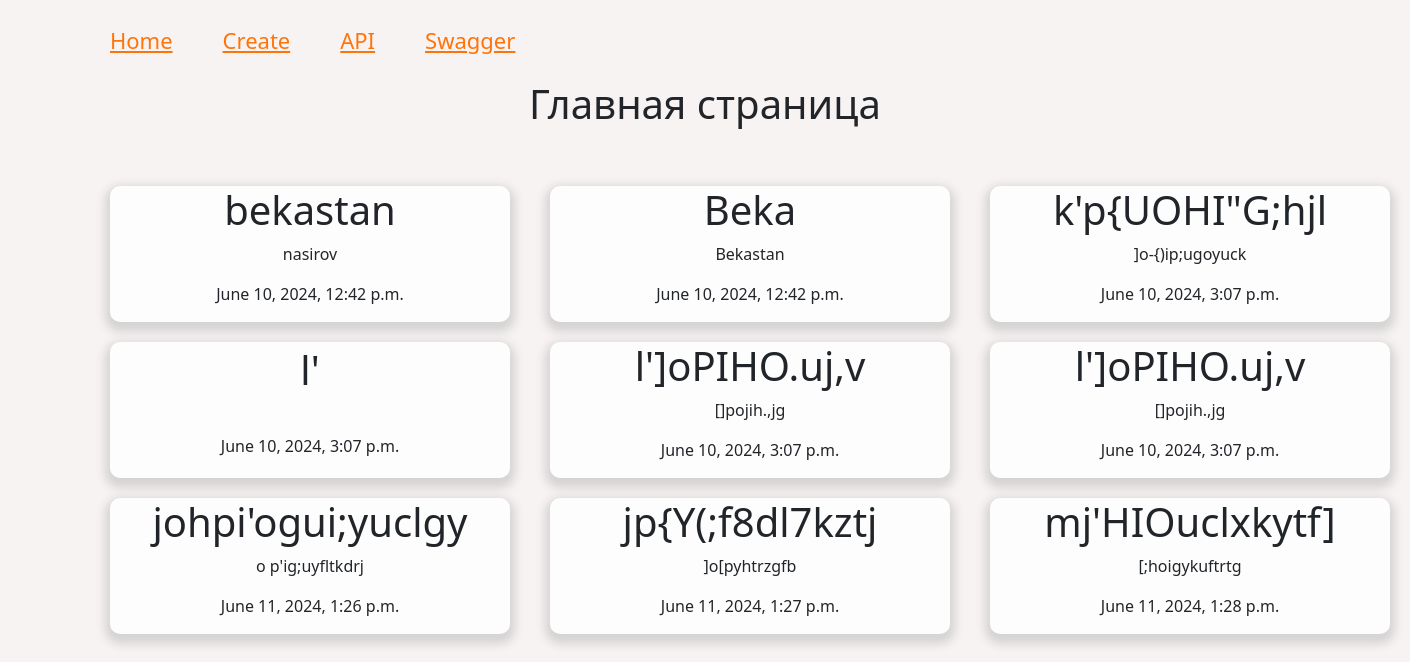
The page / on the database its author committed.
### database/models.py (models this page shows, shortened)
class Person(models.Model):
    title = models.CharField("Название", max_length=50)
    content = models.TextField(blank=True)
    time_create =  models.DateTimeField(auto_now_add=True)
    time_update =  models.DateTimeField(auto_now=True)
    is_published = models.BooleanField(default=True)
    cat = models.ForeignKey('Category', on_delete=models.PROTECT, null=True)
    user = models.ForeignKey(User, verbose_name='Пользователь', on_delete=models.CASCADE)

### database/views.py (the view)
# urls.py: path('', home, name='home'),
def home(request):
    people = Person.objects.all()
    return render(request, 'main/home.html', {'people': people})

### database/templates/main/home.html (shortened to what this page needs)
{% extends "main/base.html" %}
{% block content %}
    <h1 class='title'>Главная страница</h1>
    <main>
    {% for person in people %}
            <div class="content">
                <h1>{{ person.title }}</h1>
                <p>{{ person.content }}</p>
                <p>{{ person.time_create }}</p>
            </div>
    {% endfor %}
</main>
{% endblock %}

### database/templates/main/base.html (shortened to what this page needs)
{% load static %}
<!DOCTYPE html>
<html lang="en">
<head>
    <link rel="stylesheet" href="https://cdn.jsdelivr.net/npm/bootstrap@5.3.2/dist/css/bootstrap.min.css">
    <link rel="stylesheet" href="{% static 'main/css/main.css' %}" />
</head>
<body>
    <nav>
        <div class="navbar">
            <a href="/#">Home</a>
            <a href="/create">Create</a>
            <a href="/api/v1/people">API</a>
            <a href="/swagger">Swagger</a>
        </div>
    </nav>
    {% block content %}{% endblock %}
</body>
</html>

### database/static/main/css/main.css (style rules this page uses)
.content { background-color: #fefdfd; width: 400px; border-radius: 10px; box-shadow: 0px 5px 10px 5px rgb(213, 211, 211); display: flex; flex-direction: column; align-items: center; justify-content: space-around; }
body { background-color: rgb(248, 243, 243); }
main { width: 1300px; display: flex; margin-left: 100px; flex-wrap: wrap; justify-content: space-around; gap: 20px; padding-top: 50px; }
.title { text-align: center; }
nav { width: 1300px; padding-left: 60px; display: flex; }
.navbar { height: 10vh; }
.navbar a { color: rgb(255, 116, 10); font-size: 22px; padding-left: 50px; }

### rows shown on the page
Person: title "bekastan", content "nasirov", time_create "June 10, 2024, 12:42 p.m."
Person: title "Beka", content "Bekastan", time_create "June 10, 2024, 12:42 p.m."
Person: title "k'p{UOHI\"G;hjl", content "]o-{)ip;ugoyuck", time_create "June 10, 2024, 3:07 p.m."
Person: title "l'", time_create "June 10, 2024, 3:07 p.m."
Person: title "l']oPIHO.uj,v", content "[]pojih.,jg", time_create "June 10, 2024, 3:07 p.m."
Person: title "l']oPIHO.uj,v", content "[]pojih.,jg", time_create "June 10, 2024, 3:07 p.m."
Person: title "johpi'ogui;yuclgy", content "o p'ig;uyfltkdrj", time_create "June 11, 2024, 1:26 p.m."
Person: title "jp{Y(;f8dl7kztj", content "]o[pyhtrzgfb", time_create "June 11, 2024, 1:27 p.m."
Person: title "mj'HIOuclxkytf]", content "[;hoigykuftrtg", time_create "June 11, 2024, 1:28 p.m."
